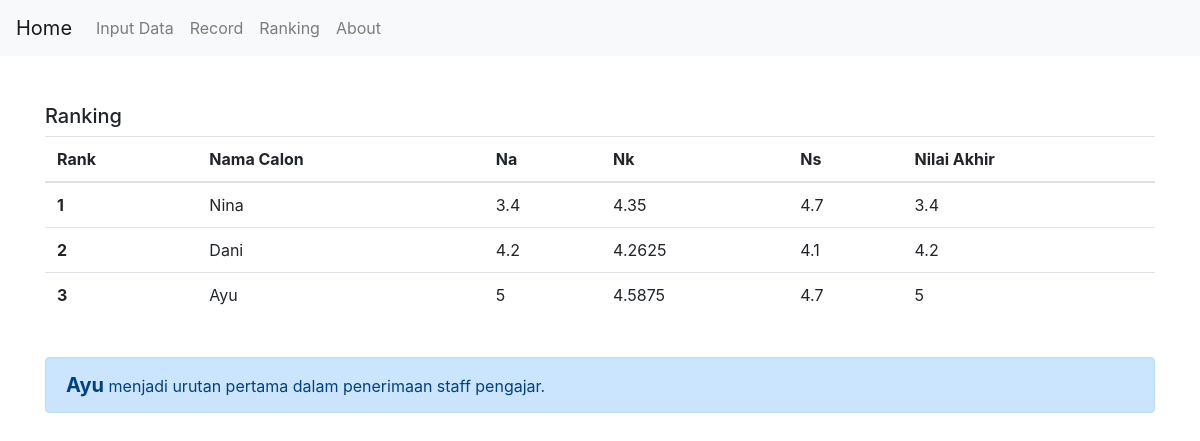
The page /rangking.php on the database its author committed.
### tables this page shows
CREATE TABLE `hasilsiswa` (
  `nama` varchar(30) NOT NULL,
  `bobotipk` float NOT NULL,
  `bobotpenghasilan` float NOT NULL,
  `bobottanggungan` float NOT NULL,
  `bobotsmt` float NOT NULL,
  `bobotakademik` float NOT NULL,
  `bobotmikro` float NOT NULL,
  `bobotkom` float NOT NULL,
  `bobotmotiv` float NOT NULL,
  `bobotpribadi` float NOT NULL,
  `bobotetika` float NOT NULL,
  `bobotwibawa` float NOT NULL,
  `bobotrapih` float NOT NULL,
  `ncfa` float NOT NULL,
  `nsfa` float NOT NULL,
  `hasila` float NOT NULL,
  `ncfk` float NOT NULL,
  `nsfk` float NOT NULL,
  `hasilk` float NOT NULL,
  `ncfs` float NOT NULL,
  `nsfs` float NOT NULL,
  `hasils` float NOT NULL,
  `total` float NOT NULL
);

### rangking.php (the view, shortened to what this page needs)
<?php
    include "koneksi.php";
?>
<html>
<head>
    <link rel="stylesheet" href="https://stackpath.bootstrapcdn.com/bootstrap/4.3.1/css/bootstrap.min.css">
</head>
<body>
    <nav class="navbar navbar-expand-lg navbar-light bg-light">
        <a class="navbar-brand" href="index.php">Home</a>
        <div class="collapse navbar-collapse" id="navbarNav">
        <ul class="navbar-nav">
            <li class="nav-item">
                <a class="nav-link" href="inputdata.php">Input Data</a>
            </li>
          <li class="nav-item">
            <a class="nav-link" href="proses.php">Record</a>
          </li>
          <li class="nav-item">
            <a class="nav-link" href="rangking.php">Ranking</a>
          </li>
            <li class="nav-item">
                <a class="nav-link" href="about.php">About</a>
            </li>
        </ul>
        </div>
    </nav>
    <div class="container"><br><br>
    <h5>Ranking</h5>
    <table class="table table-hover">
        <thead>
            <tr>
                <th scope="col">Rank</th>
                <th scope="col">Nama Calon</th>
                <th scope="col">Na</th>
                <th scope="col">Nk</th>
                <th scope="col">Ns</th>
                <th scope="col">Nilai Akhir</th>
            </tr>
        </thead>
        <tbody>
            <?php
                $query = mysqli_query($koneksi,"SELECT * FROM hasilsiswa");
                if(mysqli_num_rows($query)>0){
            ?>
            <?php
                $a = 1;
                while($data = mysqli_fetch_array($query)){
            ?>
            <tr>
                <th scope="row"><?php echo $a; ?></th>
                <td><?php echo $data["nama"];?></td>
                <td><?php echo $data["hasila"];?></td>
                <td><?php echo $data["hasilk"];?></td>
                <td><?php echo $data["hasils"];?></td>
                <td><?php echo $data["total"];?></td>
            </tr>
            <?php $a++; } ?>
            <?php } ?>
        </tbody>
    </table>
    <br>
    <?php
        $query = mysqli_query($koneksi,"SELECT * FROM hasilsiswa ORDER BY total DESC LIMIT 1");
        if(mysqli_num_rows($query)>0){
    ?>
    <?php
        $a = 1;
        while($data = mysqli_fetch_array($query)){
    ?>
    <div class="alert alert-primary" role="alert">
        <b style="font-size: 15pt;"><?php echo $data["nama"];?></b> menjadi urutan pertama dalam penerimaan staff pengajar.
    </div>
    <?php $a++; } ?>
    <?php } ?>
    </div>
</body>
</html>

### rows shown on the page
hasilsiswa: nama "Nina", hasila "3.4", hasilk "4.35", hasils "4.7", total "3.4"
hasilsiswa: nama "Dani", hasila "4.2", hasilk "4.2625", hasils "4.1", total "4.2"
hasilsiswa: nama "Ayu", hasila "5", hasilk "4.5875", hasils "4.7", total "5"
